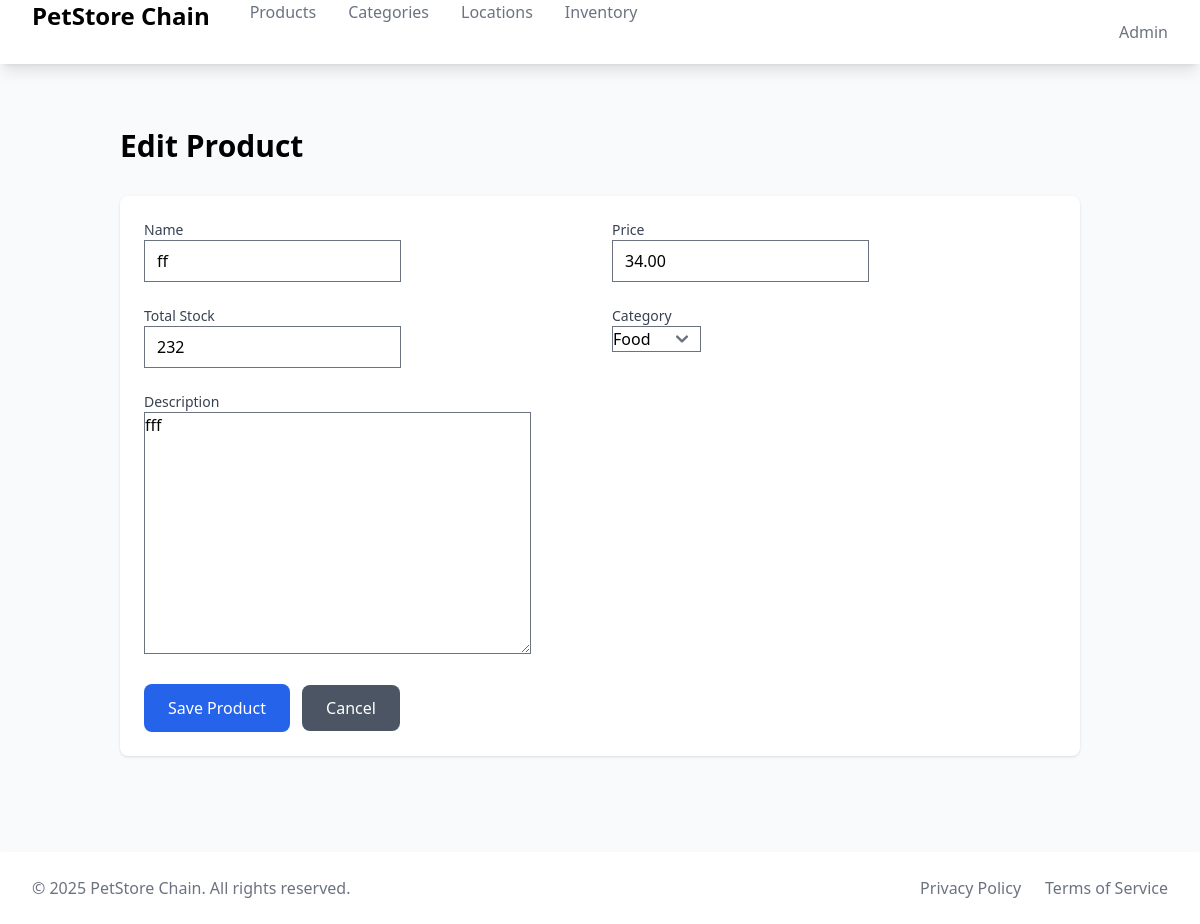
Page /products/2/edit/ on the earlier database version.
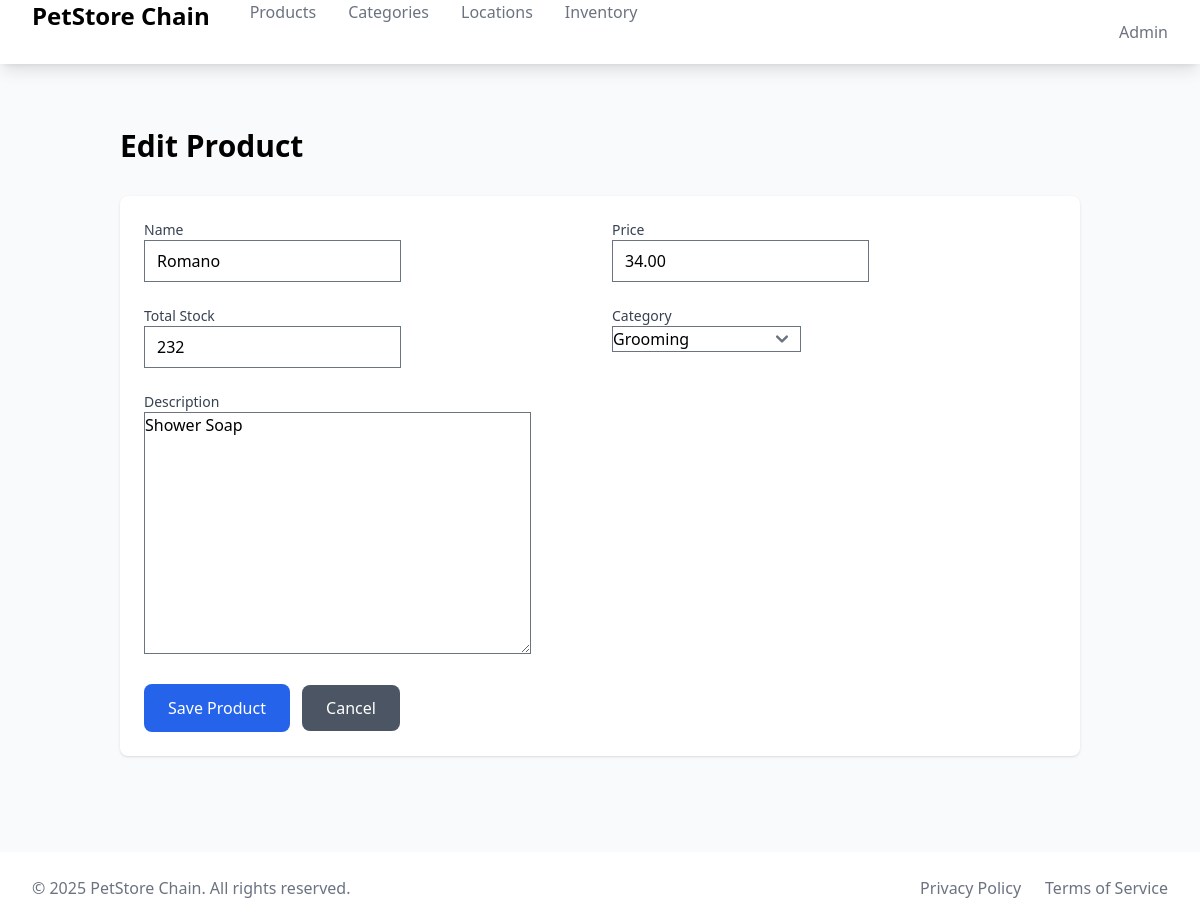
Same page on the later database version.
### products/models.py (models this page shows, shortened)
class Product(models.Model):
    name = models.CharField(max_length=200)
    description = models.TextField(blank=True)
    price = models.DecimalField(max_digits=10, decimal_places=2)
    total_stock = models.PositiveIntegerField(
        default=0,
        verbose_name="Total Stock",
        help_text="Total available stock across all locations"
    )
    category = models.ForeignKey(Category, on_delete=models.CASCADE, related_name='products')
    created_at = models.DateTimeField(auto_now_add=True)

### products/views.py (the view)
# urls.py: path('<int:pk>/edit/', ProductUpdateView.as_view(), name='product_update'),
class ProductUpdateView(UpdateView):
    model = Product
    template_name = 'products/product_form.html'
    fields = '__all__'
    success_url = reverse_lazy('products:product_list')

### products/models.py (called while the page is built)
    def __str__(self):
        return self.name

### products/templates/products/product_form.html (shortened to what this page needs)
{% extends "base.html" %}
{% block content %}
<div class="container mx-auto px-4 py-8">
    <h1 class="text-3xl font-bold mb-8">
        {% if object %}Edit{% else %}Create{% endif %} Product
    </h1>
    <form method="post" class="bg-white shadow rounded-lg p-6 relative z-10">
        <div class="grid grid-cols-1 md:grid-cols-2 gap-6">
            <div>
                <label class="block text-sm font-medium text-gray-700">Name</label>
                {{ form.name }}
            </div>
            <div>
                <label class="block text-sm font-medium text-gray-700">Price</label>
                {{ form.price }}
            </div>
            <div>
                <label class="block text-sm font-medium text-gray-700">Total Stock</label>
                {{ form.total_stock }}
            </div>
            <div>
                <label class="block text-sm font-medium text-gray-700">Category</label>
                {{ form.category }}
            </div>
            <div class="md:col-span-2">
                <label class="block text-sm font-medium text-gray-700">Description</label>
                {{ form.description }}
            </div>
        </div>
        <div class="mt-6">
            <button type="submit" class="bg-blue-600 text-white px-6 py-3 rounded-lg hover:bg-blue-700 focus:ring-4 focus:ring-blue-300 font-medium">
                Save Product
            </button>
            <a href="{% url 'products:product_list' %}" class="ml-2 bg-gray-600 text-white px-6 py-3 rounded-lg hover:bg-gray-700 focus:ring-4 focus:ring-gray-300 font-medium">
                Cancel
            </a>
        </div>
    </form>
</div>
{% endblock %}

Differences in the rows shown:
changed Product: name "ff" → "Romano"; category "Food" → "Grooming"; description "fff" → "Shower Soap"
